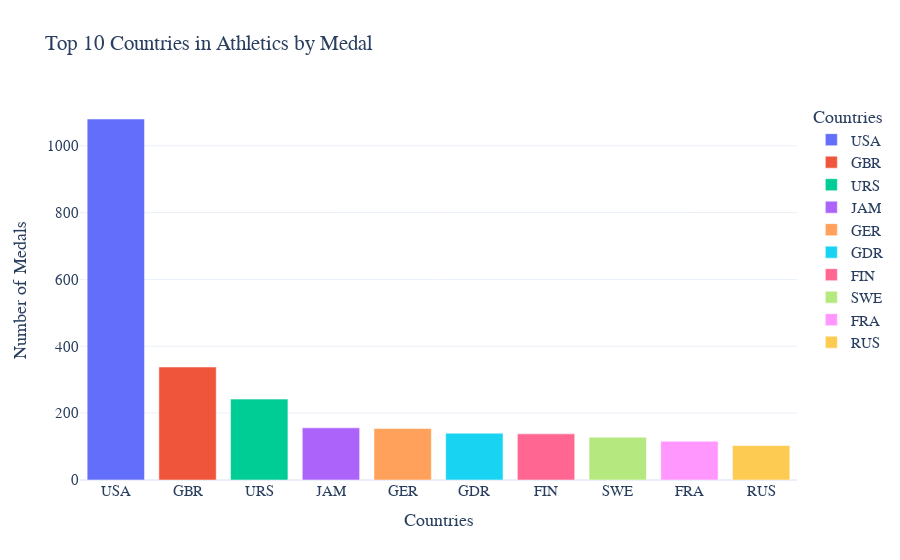

Notebook code for this chart:
### Markdown cell above
<h3>All countries Athletics</h3>

### Code cell
medal_count = os_data_athletics.groupby("NOC")["Medal"].count().reset_index()

top_10_athletics = medal_count.sort_values(by="Medal", ascending=False).head(10)

fig = px.bar(top_10_athletics, x="NOC",y="Medal",title="Top 10 Countries in Athletics by Medal", 
             template='plotly_white',
             labels={"NOC": "Countries", "Medal": "Number of Medals"},
             color="NOC")

fig.update_layout(font_family="Rockwell", font_size=15)
            
fig.show()

### Figure 1 — Plotly figure (JSON) as saved in the notebook; plotly's stock layout.template omitted (floating-point values rounded to 4 significant figures)
{"data": [{"alignmentgroup": "True", "hovertemplate": "Countries=%{x}<br>Number of Medals=%{y}<extra></extra>", "legendgroup": "USA", "marker": {"color": "#636efa", "pattern": {"shape": ""}}, "name": "USA", "offsetgroup": "USA", "orientation": "v", "showlegend": true, "textposition": "auto", "type": "bar", "x": ["USA"], "xaxis": "x", "y": [1080], "yaxis": "y"}, {"alignmentgroup": "True", "hovertemplate": "Countries=%{x}<br>Number of Medals=%{y}<extra></extra>", "legendgroup": "GBR", "marker": {"color": "#EF553B", "pattern": {"shape": ""}}, "name": "GBR", "offsetgroup": "GBR", "orientation": "v", "showlegend": true, "textposition": "auto", "type": "bar", "x": ["GBR"], "xaxis": "x", "y": [338], "yaxis": "y"}, {"alignmentgroup": "True", "hovertemplate": "Countries=%{x}<br>Number of Medals=%{y}<extra></extra>", "legendgroup": "URS", "marker": {"color": "#00cc96", "pattern": {"shape": ""}}, "name": "URS", "offsetgroup": "URS", "orientation": "v", "showlegend": true, "textposition": "auto", "type": "bar", "x": ["URS"], "xaxis": "x", "y": [242], "yaxis": "y"}, {"alignmentgroup": "True", "hovertemplate": "Countries=%{x}<br>Number of Medals=%{y}<extra></extra>", "legendgroup": "JAM", "marker": {"color": "#ab63fa", "pattern": {"shape": ""}}, "name": "JAM", "offsetgroup": "JAM", "orientation": "v", "showlegend": true, "textposition": "auto", "type": "bar", "x": ["JAM"], "xaxis": "x", "y": [156], "yaxis": "y"}, {"alignmentgroup": "True", "hovertemplate": "Countries=%{x}<br>Number of Medals=%{y}<extra></extra>", "legendgroup": "GER", "marker": {"color": "#FFA15A", "pattern": {"shape": ""}}, "name": "GER", "offsetgroup": "GER", "orientation": "v", "showlegend": true, "textposition": "auto", "type": "bar", "x": ["GER"], "xaxis": "x", "y": [154], "yaxis": "y"}, {"alignmentgroup": "True", "hovertemplate": "Countries=%{x}<br>Number of Medals=%{y}<extra></extra>", "legendgroup": "GDR", "marker": {"color": "#19d3f3", "pattern": {"shape": ""}}, "name": "GDR", "offsetgroup": "GDR", "orientation": "v", "showlegend": true, "textposition": "auto", "type": "bar", "x": ["GDR"], "xaxis": "x", "y": [140], "yaxis": "y"}, {"alignmentgroup": "True", "hovertemplate": "Countries=%{x}<br>Number of Medals=%{y}<extra></extra>", "legendgroup": "FIN", "marker": {"color": "#FF6692", "pattern": {"shape": ""}}, "name": "FIN", "offsetgroup": "FIN", "orientation": "v", "showlegend": true, "textposition": "auto", "type": "bar", "x": ["FIN"], "xaxis": "x", "y": [138], "yaxis": "y"}, {"alignmentgroup": "True", "hovertemplate": "Countries=%{x}<br>Number of Medals=%{y}<extra></extra>", "legendgroup": "SWE", "marker": {"color": "#B6E880", "pattern": {"shape": ""}}, "name": "SWE", "offsetgroup": "SWE", "orientation": "v", "showlegend": true, "textposition": "auto", "type": "bar", "x": ["SWE"], "xaxis": "x", "y": [128], "yaxis": "y"}, {"alignmentgroup": "True", "hovertemplate": "Countries=%{x}<br>Number of Medals=%{y}<extra></extra>", "legendgroup": "FRA", "marker": {"color": "#FF97FF", "pattern": {"shape": ""}}, "name": "FRA", "offsetgroup": "FRA", "orientation": "v", "showlegend": true, "textposition": "auto", "type": "bar", "x": ["FRA"], "xaxis": "x", "y": [116], "yaxis": "y"}, {"alignmentgroup": "True", "hovertemplate": "Countries=%{x}<br>Number of Medals=%{y}<extra></extra>", "legendgroup": "RUS", "marker": {"color": "#FECB52", "pattern": {"shape": ""}}, "name": "RUS", "offsetgroup": "RUS", "orientation": "v", "showlegend": true, "textposition": "auto", "type": "bar", "x": ["RUS"], "xaxis": "x", "y": [103], "yaxis": "y"}], "layout": {"barmode": "relative", "font": {"family": "Rockwell", "size": 15}, "legend": {"title": {"text": "Countries"}, "tracegroupgap": 0}, "title": {"text": "Top 10 Countries in Athletics by Medal"}, "xaxis": {"anchor": "y", "categoryarray": ["USA", "GBR", "URS", "JAM", "GER", "GDR", "FIN", "SWE", "FRA", "RUS"], "categoryorder": "array", "domain": [0, 1], "title": {"text": "Countries"}}, "yaxis": {"anchor": "x", "domain": [0, 1], "title": {"text": "Number of Medals"}}}}
